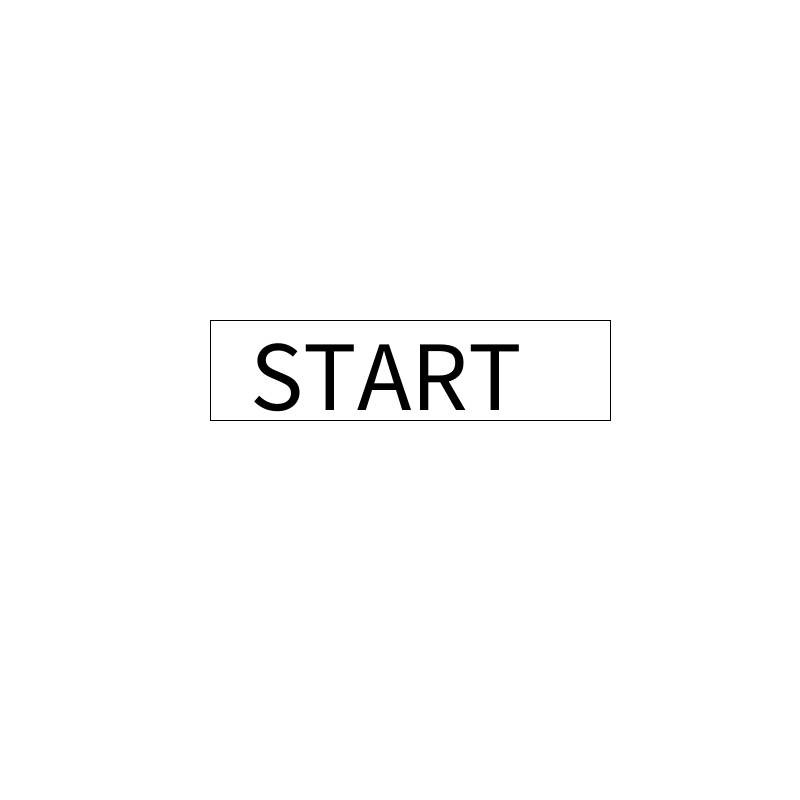
Frame 1 (no input)
Frame 60 (the mouse pressed at the canvas centre just before this capture): identical to frame 1, image omitted
Frame 120 (the mouse held since frame 60 and released just before this capture): identical to frame 1, image omitted

The Processing sketch that drew this single still picture (run headless with seeded random() and noise(); from frame 60 on, the mouse is pressed at the canvas centre):

// Processing sketch: startmenu1
// ── startmenu1.pde


void setup(){
  size( 800, 800);
  background (255);
 
  
}


void draw(){
  
 rect(210, 320, 400, 100);
 fill(0);
 textSize(100);
 text("START",250, 410);
 fill(255);
 
  
  
}
